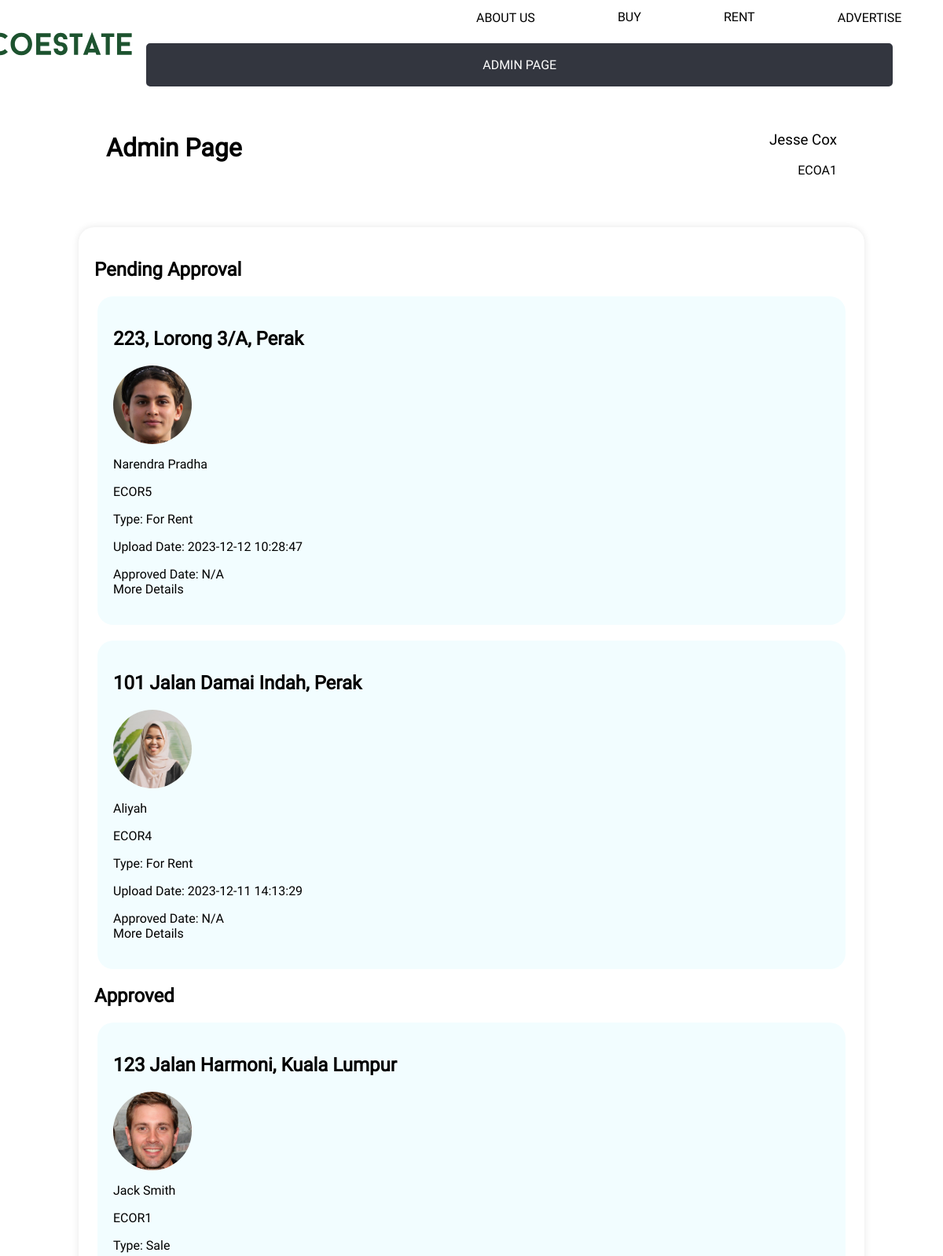
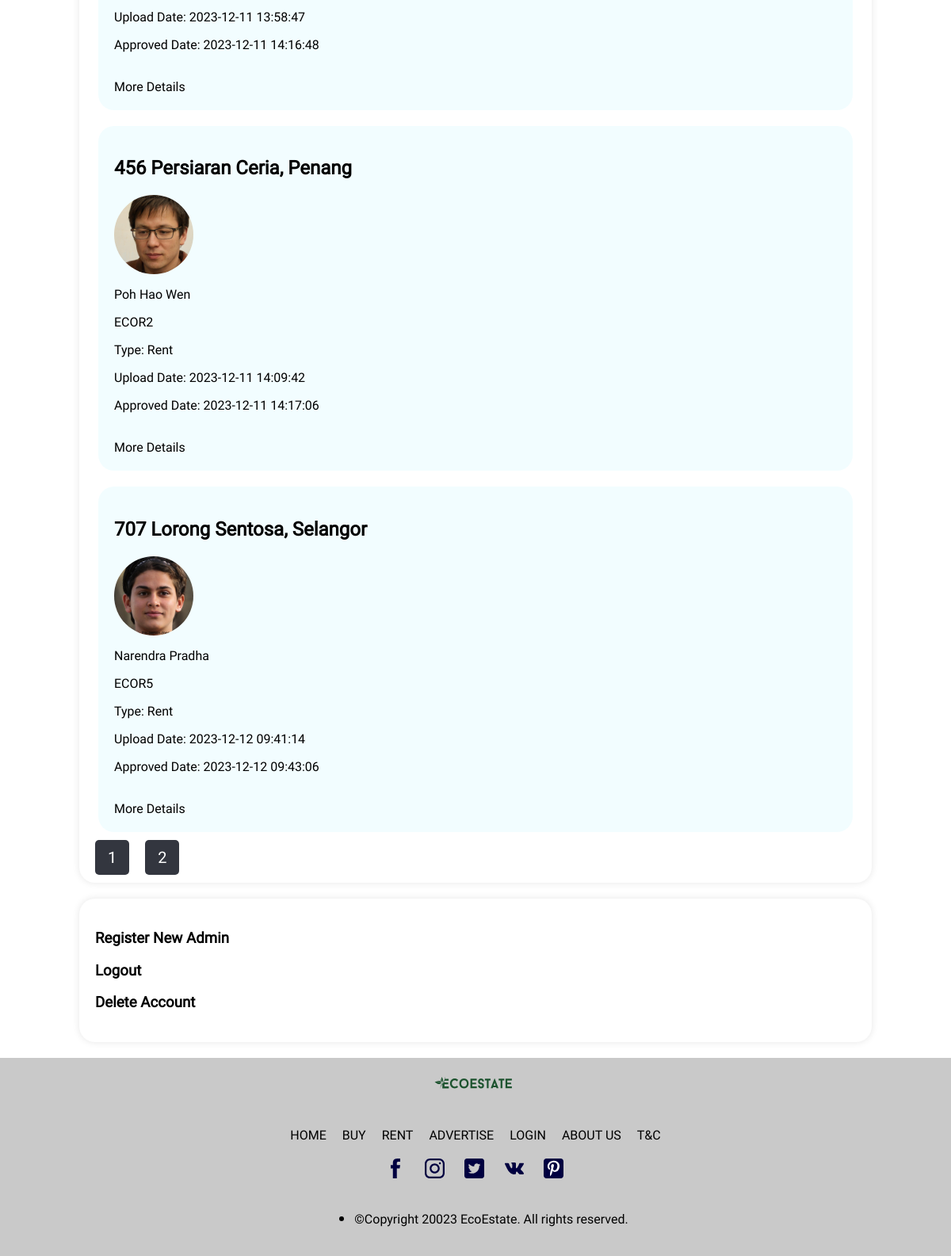
Screenshot of /EcoEstate/admin_page.php (signed in) with the database file from the repository (2 pictures, top to bottom).
### tables this page shows
CREATE TABLE `property_approval` (
  `property_id` int(10) NOT NULL,
  `admin_id` int(10) DEFAULT NULL,
  `approval_date` datetime DEFAULT NULL,
  `assessment_date` date NOT NULL
);

CREATE TABLE `property` (
  `property_id` int(10) NOT NULL,
  `address` varchar(100) NOT NULL,
  `city` varchar(50) NOT NULL,
  `state` varchar(20) NOT NULL,
  `property_type` varchar(20) NOT NULL,
  `listing_type` varchar(10) NOT NULL,
  `price` int(10) NOT NULL,
  `floor_size` int(6) NOT NULL,
  `building_rating` decimal(2,1) DEFAULT 0.0,
  `renewable_rating` decimal(2,1) DEFAULT 0.0,
  `energy_rating` decimal(2,1) DEFAULT 0.0,
  `water_rating` decimal(2,1) DEFAULT 0.0,
  `user_id` int(10) DEFAULT NULL,
  `description` text NOT NULL,
  `furnished` varchar(3) NOT NULL,
  `no_of_bedrooms` tinyint(4) NOT NULL,
  `no_of_bathrooms` tinyint(4) NOT NULL,
  `no_of_carparks` tinyint(4) NOT NULL,
  `upload_date` datetime NOT NULL DEFAULT current_timestamp(),
  `construction_date` year(4) NOT NULL,
  `certificates` text NOT NULL
);

CREATE TABLE `user` (
  `user_id` int(10) NOT NULL,
  `username` varchar(40) NOT NULL,
  `password` varchar(40) NOT NULL,
  `email` varchar(40) NOT NULL,
  `phone_no` varchar(20) NOT NULL,
  `join_date` datetime NOT NULL DEFAULT current_timestamp(),
  `about_me` text DEFAULT '\'Empty for now\'',
  `profile_img_dir` varchar(50) NOT NULL DEFAULT '../Images/default_profile.jpg',
  `banner_img_dir` varchar(50) NOT NULL DEFAULT '../Images/default_banner.jpg'
);

### EcoEstate/admin_page_display.php (the view, shortened to what this page needs)
<?php
include_once ("mysqli_connect.php");
$resultsPerPage = 3;
$page1 = isset($_GET['page1']) ? intval($_GET['page1']) : 1;
$page2 = isset($_GET['page2']) ? intval($_GET['page2']) : 1;
$offset2 = ($page2 - 1) * $resultsPerPage;
?>
<html>
<head>
    <link rel = "stylesheet" type = "text/css" href = "style.css">
</head>
<body class="pagewidth">
        <header>
            <a href="home.php"><img  class="logo" src="../Images/Logo.svg"></a>
            <nav>
                <div class="right">
                    <div>
                        <a href="about_us.php">ABOUT US</a>
                    </div>
                    <div>
                        <a href="property_search.php?type=sale">BUY</a>
                    </div>
                    <div>
                        <a href="property_search.php?type=rent">RENT</a>
                    </div>
                    <div>
                        <a href="addproperty.php">ADVERTISE</a>
                    </div>
                </div>
                <div class="buttons">
                    <div class="login">
                        <button
                            <?php
                            if (isset($_SESSION["user_id"]) && $_SESSION["username"]){
                                echo 'onclick="window.location.href=';
                                echo "'user_page.php';";
                                echo ';">MY ACCOUNT';
                            }
                            elseif (isset($_SESSION['admin_id']) && $_SESSION['name']){
                                echo 'onclick="window.location.href=';
                                echo "'admin_page.php';";
                                echo ';">ADMIN PAGE';
                            }
                            else{
                                echo 'onclick="window.location.href=';
                                echo "'login.php';";
                                echo ';">LOGIN';
                            }
                            ?>
                        </button>
                    </div>
                </div>
            </nav>
        </header>
        <div class="container-admin">
            <div class="left-word">
                <h1>Admin Page</h1>
            </div>
            <div class="right-word" id = "popup-click" onclick="openPopupForm()">
                <h3 style="font-weight: inherit; color: inherit;"><?php echo $name; ?></h3>
                <p style="font-weight: inherit; color: inherit;">ECOA<?php echo $admin_id?></p>
            </div>
        </div>
        <section>
            <div class="not approved">
                <h2>Pending Approval</h2>
                <?php
                    $q = "SELECT * FROM property INNER JOIN property_approval ON property.property_id = property_approval.property_id
                    WHERE property_approval.admin_id IS NULL ORDER BY property_approval.assessment_date";
                    $result = @mysqli_query($dbc, $q);
                    $pages = false;
                    if (mysqli_num_rows($result) != 0) {
                        while ($property = mysqli_fetch_assoc($result)) {
                            $q = "SELECT * FROM user WHERE user_id IN (SELECT user_id FROM property WHERE property_id = " . $property['property_id'] . ");";
                            $r = @mysqli_query($dbc, $q);
                            $user = mysqli_fetch_assoc($r);
                            echo '<section class="property">';
                            echo "<h2>" . $property['address'] . ", " . $property['state'] . "</h2>";
                            echo "<img class='profile-pic' src='" . $user['profile_img_dir'] . "'>";
                            echo "<p>" . $user['username'] . "</p>";
                            echo "<p>ECOR" . $user['user_id'] . "</p>";
                            echo "<p>Type: For " . $property['listing_type'] . "</p>";
                            echo "<p>Upload Date: " . $property['upload_date'] . "</p>";
                            echo "<p>Approved Date: N/A";
                            echo '<br><a href="show_property.php?id=' . $property['property_id'] . '">More Details</a>';
                            echo '</section>';
                        }
                    } else {
                        echo "<p>No property to approve</p>";
                    }
                ?>
            </div>
            <div class="approved">
                <h2>Approved</h2>
                <?php
                    $q = "SELECT * FROM property INNER JOIN property_approval ON property.property_id = property_approval.property_id
                    WHERE property_approval.admin_id = $admin_id ORDER BY property_approval.approval_date;";
                    $result = @mysqli_query($dbc, $q);
                    if (mysqli_num_rows($result) >= $resultsPerPage) {
                        $q = "SELECT * FROM property INNER JOIN property_approval ON property.property_id = property_approval.property_id
                        WHERE property_approval.admin_id = $admin_id ORDER BY property_approval.approval_date LIMIT $resultsPerPage OFFSET $offset2;";
                        $result = @mysqli_query($dbc, $q);
                        $pages = true;
                    }
                    if (mysqli_num_rows($result) != 0) {
                        while ($property = mysqli_fetch_assoc($result)) {
                            $q = "SELECT * FROM user WHERE user_id IN (SELECT user_id FROM property WHERE property_id = " . $property['property_id'] . ");";
                            $r = @mysqli_query($dbc, $q);
                            $user = mysqli_fetch_assoc($r);
                            $q = "SELECT approval_date FROM property_approval WHERE property_id = " . $property['property_id'] . " AND admin_id = $admin_id;";
                            $r = @mysqli_query($dbc, $q);
                            $approval = mysqli_fetch_assoc($r);
                            echo '<section class="property">';
                            echo "<h2>" . $property['address'] . ", " . $property['state'] . "</h2>";
                            echo "<img class='profile-pic' src='" . $user['profile_img_dir'] . "'>";
                            echo "<p>" . $user['username'] . "</p>";
                            echo "<p>ECOR" . $user['user_id'] . "</p>";
                            echo "<p>Type: " . $property['listing_type'] . "</p>";
                            echo "<p>Upload Date: " . $property['upload_date'] . "</p>";
                            echo "<p>Approved Date: " . $approval['approval_date'] . "</p>";
                            echo '<br><a href="show_property.php?id=' . $property['property_id'] . '">More Details</a>';
                            echo '</section>';
                        }
                        if($pages){
                            $q = "SELECT COUNT(*) AS total FROM property INNER JOIN property_approval ON property.property_id = property_approval.property_id
                            WHERE property_approval.admin_id = $admin_id";
                            $result = @mysqli_query($dbc, $q);
                            $row = mysqli_fetch_assoc($result);
                            $totalPages = ceil($row['total'] / $resultsPerPage);
                            echo "<div class='pagination'>";
                            for ($i = 1; $i <= $totalPages; $i++) {
                                echo "<a class='sppagenumber' href='?page1=$page1&page2=$i'>$i</a>";
                            }
                            echo "</div>";
                        }
                    } else {
                        echo "<p>No property has been approved</p>";
                    }
                ?>
            </div>
        </section>
        <section>
            <h3><a style="font-size: inherit; font-weight:inherit;" href="admin_register.php">Register New Admin</a><h3>
            <h3><a style="font-size: inherit; font-weight:inherit;" href="admin_page.php?logout=true">Logout</a><h3>
            <h3 id="popup-click" onclick="openPopupFormDelete()">Delete Account</h3>
        </section>
        <footer>
            <div class="footer">
                <div class="row">
                    <img src="../Images/Logo.svg" style = "min-width: 10%; max-width: 10%; margin-left: auto; margin-right: auto;">
                </div>
                <div class="footer-links">
                    <a href="home.php">HOME</a>
                    <a href="property_search.php?type=sale">BUY</a>
                    <a href="property_search.php?type=rent">RENT</a>
                    <a href="addproperty.php">ADVERTISE</a>
                    <a href="login.php">LOGIN</a>
                    <a href="about_us.php">ABOUT US</a>
                    <a href="t&c.php">T&C</a>
                </div>
                <div class="socials">
                    <img class="icon" src="../Images/FB.svg">
                    <img class="icon" src="../Images/Insta.svg">
                    <img class="icon" src="../Images/Twitt.svg">
                    <img class="icon" src="../Images/VK.svg">
                    <img class="icon" src="../Images/Pin.svg">
                </div>
                <div class = "row">
                    <ul>
                        <li>
                            <p class="copyright">&copy;Copyright 20023 EcoEstate. All rights reserved.</p>
                        </li>
                    </ul>
                </div>
            </div>
        </footer>
    </body>
</html>

### EcoEstate/style.css (style rules this page uses)
html { height: 100%; }
body { background-color:#ffffff; border: none; padding: 0%; margin: 0%; width: 100%; height: 100%; display: block; }
h1, h2, h3, h4 { font-family: Roboto; color:#000000; }
p, a, button { font-family: Roboto; font-size: 16px; font-style: normal; font-weight: 400; color: #000000; text-decoration: none; }
div button { color:#ffffff; background: #33363F; border: 2px solid #33363F; padding: 5px 5px; border-radius: 5px; transition: color 0.5s, background-color 1s; text-align: center; }
div.login button { padding: 1em 1em; margin: 0% 5%; }
div.buttons, div.buttons-choice { flex: 1 1 5%; display: flex; align-items: baseline; min-width: 250px; }
@media only screen and (min-width: 800px) { header { background-color: #ffffff; display: flex; flex-flow: row wrap; justify-content: stretch; } }
@media only screen and (min-width: 800px) { header a { padding: 0% 1%; flex: 1 1 5%; position: relative; margin: 0% 1%; } }
@media only screen and (min-width: 800px) { .logo { min-width: 100%; max-height: 130%; position: absolute; top: 50%; left: 50%; transform: translate(-50%, -50%); } }
@media only screen and (min-width: 800px) { nav div.right { margin-left: 40%; flex: 1 1 40%; } }
header nav { font-family: "Roboto", sans-serif; color: #000040; flex: 4 4 85%; width: 100%; display: flex; flex-flow: row wrap; justify-content: space-between; align-items: baseline; }
nav div { flex: 1 2 25%; margin: 1% 0%; padding: 0%; display: grid; text-align: center; grid-auto-flow: column; }
nav div a { margin: 0%; }
div.login { margin: 0% 1%; }
footer { background-color: #C9C9C9; display: grid; grid-template-columns: auto; min-height: 30%; width: 100%; font-size: 130%; padding: 0%; border: none; margin: 0%; }
.footer-links { display: flex; justify-content: space-around; padding: 10px; margin-left: auto; margin-right: auto; }
.footer-links a { color: #000; text-decoration: none; padding: 10px; }
div.socials { display: grid; flex: 1 1 25%; margin: 0% 5%; align-items: center; justify-items: center; align-self: center; grid-template-columns: 50px 50px 50px 50px 50px; }
.icon { max-width: 100%; max-height: 100%; padding: 0% 5% 3% 0%; }
@media screen and (min-width: 800px) { footer div.footer { flex: 2 2 75%; flex-flow: column nowrap; display: flex; } }
@media screen and (min-width: 800px) { .footer .row { flex: 1 1 25%; align-self: center; align-content: center; display: grid; } }
.pagewidth { min-width: 1200px; }
.sppagenumber { background-color: #33363F; border-radius: 5px; font-family: "Roboto"; font-size: 20px; color: #ffffff; padding-top: 10px; padding-bottom: 10px; padding-left: 16px; padding-right: 16px; margin-right: 20px; }

### EcoEstate/admin_page_display.php (style rules this page uses)
div.container-admin { display: flex; justify-content: space-between; padding: 1% 10%; }
div.left-word, div.right-word { width: 48%; padding: 10px; margin: 5px; box-sizing: border-box; }
div.left-word { text-align: left; }
div.right-word { text-align: right; }
section { max-width: 80%; margin: 20px auto; padding: 20px; background-color: #fff; border-radius: 20px; box-shadow: 0 0 10px rgba(0, 0, 0, 0.1); }
section.property { max-width: 95%; background-color: #F2FDFF; box-shadow: none; border-radius: none; }
img.profile-pic { border-radius: 50%; width: 100px; height: 100px; object-fit: cover; }
#popup-click { cursor: pointer; font-family: Roboto; }

### rows the page displays
property_approval: property_id.address "223, Lorong 3/A", property_id.state "Perak", user.profile_img_dir (picture), user.username "Narendra Pradha", user.user_id "5", property_id.listing_type "Rent", property_id.upload_date "2023-12-12 10:28:47"
property_approval: property_id.address "101 Jalan Damai Indah", property_id.state "Perak", user.profile_img_dir (picture), user.username "Aliyah", user.user_id "4", property_id.listing_type "Rent", property_id.upload_date "2023-12-11 14:13:29"
property_approval: property_id.address "123 Jalan Harmoni", property_id.state "Kuala Lumpur", user.profile_img_dir (picture), user.username "Jack Smith", user.user_id "1", property_id.listing_type "Sale", property_id.upload_date "2023-12-11 13:58:47", approval_date "2023-12-11 14:16:48"
property_approval: property_id.address "456 Persiaran Ceria", property_id.state "Penang", user.profile_img_dir (picture), user.username "Poh Hao Wen", user.user_id "2", property_id.listing_type "Rent", property_id.upload_date "2023-12-11 14:09:42", approval_date "2023-12-11 14:17:06"
property_approval: property_id.address "707 Lorong Sentosa", property_id.state "Selangor", user.profile_img_dir (picture), user.username "Narendra Pradha", user.user_id "5", property_id.listing_type "Rent", property_id.upload_date "2023-12-12 09:41:14", approval_date "2023-12-12 09:43:06"

### other values shown
$name "Jesse Cox"
$admin_id "1"
